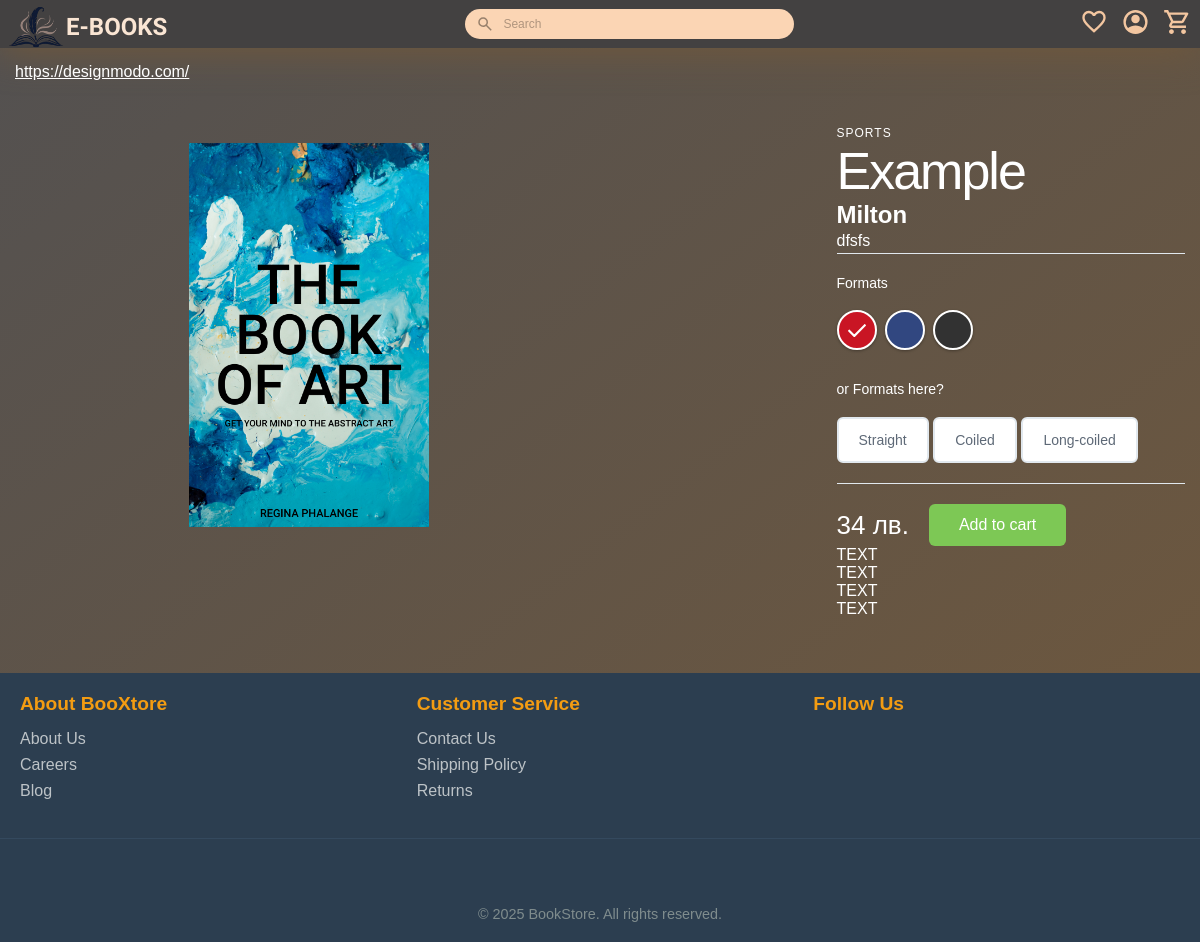
The page /product-detail/ewfsfs/2 on the database its author committed.
### main/models.py (models this page shows, shortened)
class Product(models.Model):
    title=models.CharField(max_length=200)
    image = models.ImageField(upload_to='images/')
    slug=models.CharField(max_length=400)
    detail=models.TextField()
    specs=models.TextField()
    price=models.PositiveIntegerField(default=0)
    brand=models.ForeignKey(Brand, on_delete=models.CASCADE)
    category=models.ForeignKey(Category, on_delete=models.CASCADE)
    color=models.ForeignKey(Color, on_delete=models.CASCADE)
    size=models.ForeignKey(Size, on_delete=models.CASCADE)
    status=models.BooleanField(default=True)
    featured=models.BooleanField(default=False)
    class Meta:
            verbose_name_plural='6. Products'

class Category(models.Model):
    title=models.CharField(max_length=100)
    image=models.ImageField(upload_to="cat_imgs/")
    class Meta:
        verbose_name_plural='2. Categories'
    def __str__(self):
        return self.title

class Brand(models.Model):
    title=models.CharField(max_length=100)
    image=models.ImageField(upload_to="brand_imgs/")
    class Meta:
        verbose_name_plural='3. Brands'
    def __str__(self):
        return self.title

### main/views.py (the view)
# urls.py: path('product-detail/<str:slug>/<int:id>',views.product_detail, name='product_detail'),
def product_detail(request, slug, id):
    product = get_object_or_404(Product, slug=slug, id=id)
    return render(request, 'product_detail.html', {'data':product})

### main/templates/product_detail.html (shortened to what this page needs)
{% extends 'base.html' %}
{% load static %}
{% block content %}
<main class="container">
  <a href="https://designmodo.com/">https://designmodo.com/</a>
  <div class="left-column">
    <img src="{{ data.image.url }}" alt="{{ data.title }}">
  </div>
  <div class="right-column">
    <div class="product-description" >
      <span style="color: white">{{ data.category }}</span>
      <h1 style="color: white">{{ data.title }}</h1>
      <h2 style="color: white">{{ data.brand }}</h2>
      <p style="color: white">{{ data.detail }}</p>
    </div>
    <div class="product-configuration">
      <div class="product-color">
        <span style="color: white">Formats</span>
        <div class="color-choose">
          <div>
            <label for="red"><span></span></label>
          </div>
          <div>
            <label for="blue"><span></span></label>
          </div>
          <div>
            <label for="black"><span></span></label>
          </div>
        </div>
      </div>
      <div class="cable-config">
        <span style="color: white">or Formats here?</span>
        <div class="cable-choose">
          <button>Straight</button>
          <button>Coiled</button>
          <button>Long-coiled</button>
        </div>
      </div>
    </div>
    <div class="product-price">
      <span style="color: white"> {{ data.price }} лв. </span>
      <a href="#" class="cart-btn">Add to cart</a>
    </div>
    <div>TEXT</div>
        <div>TEXT</div>
        <div>TEXT</div>
        <div>TEXT</div>
  </div>
</main>
{% endblock %}

### main/static/style.css (style rules this page uses)
* { margin: 0; padding: 0; box-sizing: border-box; }
body { font-family: Arial, sans-serif; background-image: linear-gradient(to bottom right, #535151,#70583c); }

### main/static/style_productDetail.css (style rules this page uses)
.container { max-width: 1200px; margin: 0 auto; padding: 15px; display: flex; color: white; }
a { color: white; }
.left-column { width: 65%; position: relative; }
.right-column { width: 35%; margin-top: 60px; }
.left-column img { width: 20vw; position: absolute; left: 0; top: 10vh; opacity: 1; transition: all 0.3s ease; }
.product-description { border-bottom: 1px solid #E1E8EE; margin-bottom: 20px; }
.product-description span { font-size: 12px; color: #358ED7; letter-spacing: 1px; text-transform: uppercase; text-decoration: none; }
.product-description h1 { font-weight: 300; font-size: 52px; color: #43484D; letter-spacing: -2px; }
.product-description p { font-size: 16px; font-weight: 300; color: #86939E; line-height: 24px; }
.product-color span, .cable-config span { font-size: 14px; font-weight: 400; color: #86939E; margin-bottom: 20px; display: inline-block; }
.product-color { margin-bottom: 30px; }
.color-choose div { display: inline-block; }
.color-choose input[type="radio"] + label span { display: inline-block; width: 40px; height: 40px; margin: -1px 4px 0 0; vertical-align: middle; cursor: pointer; border-radius: 50%; }
.color-choose input[type="radio"] + label span { border: 2px solid #FFFFFF; box-shadow: 0 1px 3px 0 rgba(0,0,0,0.33); }
.color-choose input[type="radio"]#red + label span { background-color: #C91524; }
.color-choose input[type="radio"]#blue + label span { background-color: #314780; }
.color-choose input[type="radio"]#black + label span { background-color: #323232; }
.color-choose input[type="radio"]:checked + label span { background-image: url(images/check-icn.svg); background-repeat: no-repeat; background-position: center; }
.cable-choose { margin-bottom: 20px; }
.cable-choose button { border: 2px solid #E1E8EE; border-radius: 6px; padding: 13px 20px; font-size: 14px; color: #5E6977; background-color: #fff; cursor: pointer; transition: all .5s; }
.cable-config { border-bottom: 1px solid #E1E8EE; margin-bottom: 20px; }
.product-price { display: flex; align-items: center; }
.product-price span { font-size: 26px; font-weight: 300; color: #43474D; margin-right: 20px; }
.cart-btn { display: inline-block; background-color: #7DC855; border-radius: 6px; font-size: 16px; color: #FFFFFF; text-decoration: none; padding: 12px 30px; transition: all .5s; }

### rows shown on the page
Product: image (picture), category "SPORTS", title "Example", brand "Milton", detail "dfsfs", price "34"
